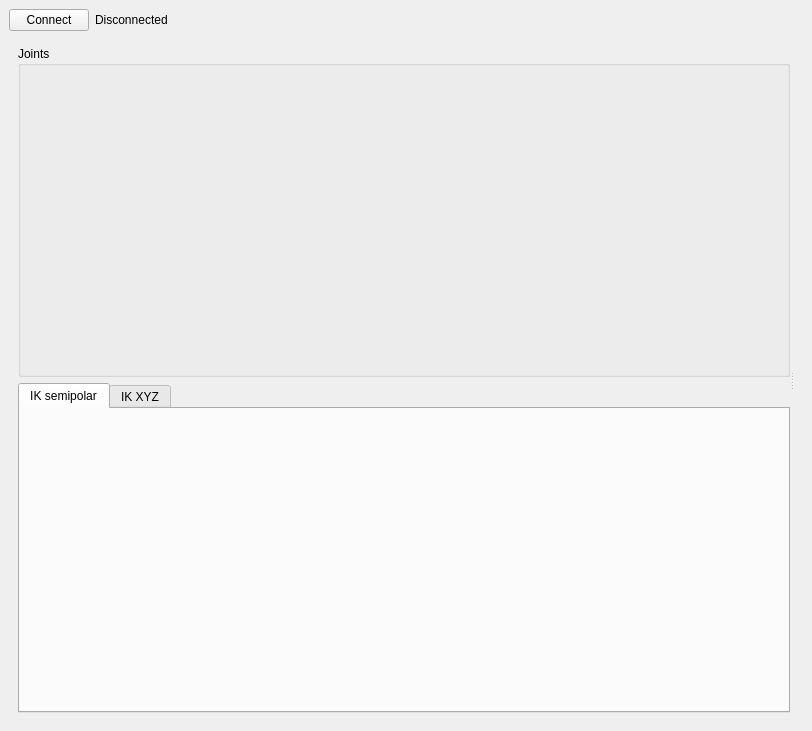
<?xml version="1.0" encoding="UTF-8"?>
<ui version="4.0">
 <class>MainWindow</class>
 <widget class="QMainWindow" name="MainWindow">
  <property name="geometry">
   <rect>
    <x>0</x>
    <y>0</y>
    <width>812</width>
    <height>731</height>
   </rect>
  </property>
  <property name="windowTitle">
   <string>Arm Controller</string>
  </property>
  <widget class="QWidget" name="centralwidget">
   <layout class="QVBoxLayout" name="verticalLayout_3" stretch="0,1">
    <item>
     <layout class="QHBoxLayout" name="horizontalLayout" stretch="0,0,0">
      <item>
       <widget class="QPushButton" name="button_connect">
        <property name="text">
         <string>Connect</string>
        </property>
       </widget>
      </item>
      <item>
       <widget class="QLabel" name="label_connectionStatus">
        <property name="sizePolicy">
         <sizepolicy hsizetype="Preferred" vsizetype="Fixed">
          <horstretch>0</horstretch>
          <verstretch>0</verstretch>
         </sizepolicy>
        </property>
        <property name="text">
         <string>Disconnected</string>
        </property>
       </widget>
      </item>
      <item>
       <spacer name="horizontalSpacer">
        <property name="orientation">
         <enum>Qt::Horizontal</enum>
        </property>
        <property name="sizeHint" stdset="0">
         <size>
          <width>40</width>
          <height>20</height>
         </size>
        </property>
       </spacer>
      </item>
     </layout>
    </item>
    <item>
     <widget class="QFrame" name="horizontalFrame">
      <layout class="QVBoxLayout" name="verticalLayout_4">
       <item>
        <widget class="QSplitter" name="splitter">
         <property name="orientation">
          <enum>Qt::Horizontal</enum>
         </property>
         <widget class="QWidget" name="verticalLayoutWidget_2">
          <layout class="QVBoxLayout" name="verticalLayout_2" stretch="0,0">
           <item>
            <widget class="QGroupBox" name="groupJoints">
             <property name="sizePolicy">
              <sizepolicy hsizetype="Preferred" vsizetype="Expanding">
               <horstretch>0</horstretch>
               <verstretch>0</verstretch>
              </sizepolicy>
             </property>
             <property name="title">
              <string>Joints</string>
             </property>
             <layout class="QVBoxLayout" name="verticalLayout_7"/>
            </widget>
           </item>
           <item>
            <widget class="QTabWidget" name="tabs_IK">
             <property name="currentIndex">
              <number>0</number>
             </property>
             <widget class="QWidget" name="tab_IK_semipolar">
              <attribute name="title">
               <string>IK semipolar</string>
              </attribute>
              <layout class="QVBoxLayout" name="verticalLayout_6"/>
             </widget>
             <widget class="QWidget" name="tab_IK_XYZ">
              <attribute name="title">
               <string>IK XYZ</string>
              </attribute>
              <layout class="QVBoxLayout" name="verticalLayout_9"/>
             </widget>
            </widget>
           </item>
          </layout>
         </widget>
         <widget class="QWidget" name="verticalLayoutWidget">
          <layout class="QVBoxLayout" name="verticalLayout">
           <item>
            <widget class="QFrame" name="GLparent">
             <property name="frameShape">
              <enum>QFrame::StyledPanel</enum>
             </property>
             <property name="frameShadow">
              <enum>QFrame::Raised</enum>
             </property>
            </widget>
           </item>
          </layout>
         </widget>
        </widget>
       </item>
      </layout>
     </widget>
    </item>
   </layout>
  </widget>
 </widget>
 <resources/>
 <connections/>
</ui>
